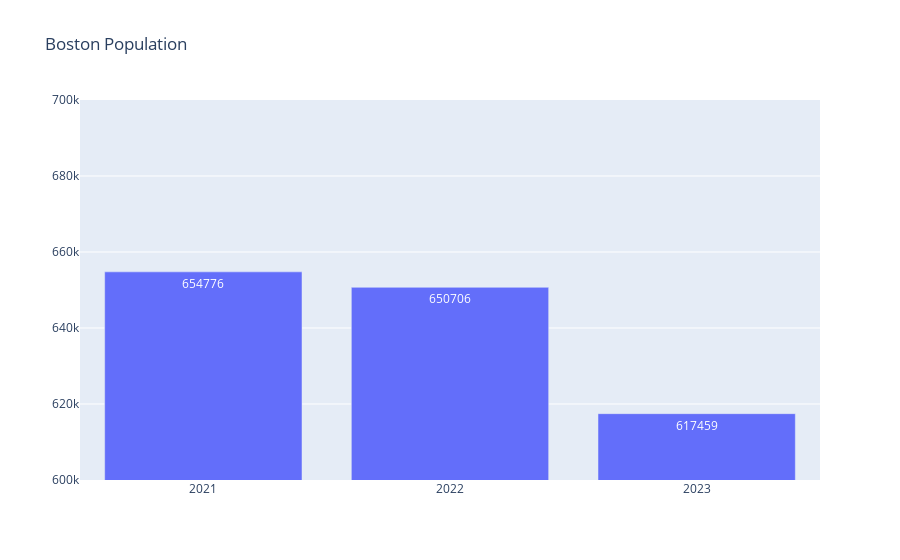

The notebook cell saved with this chart:
### Code cell
x_values = ['2021', '2022', '2023']
y_values = [654776, 650706, 617459]

# Create the figure with the new x and y values
fig = go.Figure(
    data=[go.Bar(x=x_values, y=y_values,text=y_values,  # Set the bar texts with the y values
            textposition='auto',)],
    layout_title_text="Boston Population"
)
fig.update_layout(
    yaxis=dict(
        range=[600000, 700000]  # Set the range [min, max]
    )
)
# Show the figure
fig.show()

### Figure 1 — Plotly figure (JSON) as saved in the notebook; plotly's stock layout.template omitted (floating-point values rounded to 4 significant figures)
{"data": [{"text": ["654776", "650706", "617459"], "textposition": "auto", "type": "bar", "x": ["2021", "2022", "2023"], "y": [654776, 650706, 617459]}], "layout": {"title": {"text": "Boston Population"}, "yaxis": {"range": [600000, 700000]}}}
